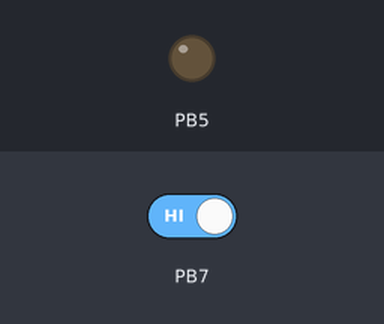
The program below on a simulated ATmega328P, built with avr-gcc and emulated at 2 MHz. Shown: output pins drawn as LEDs (lit = HIGH). The test bench sets the inputs (shaded band); at power-on: PB7 HIGH.

Above: at 1.2 s.
1.3 s: PB7 driven LOW
At 2.5 s:
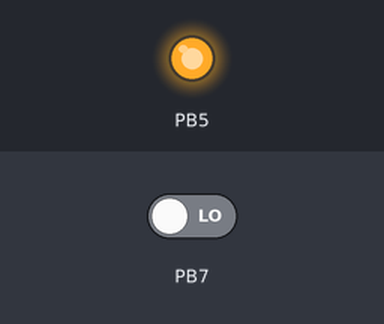
2.8 s: PB7 driven HIGH
At 3.9 s:
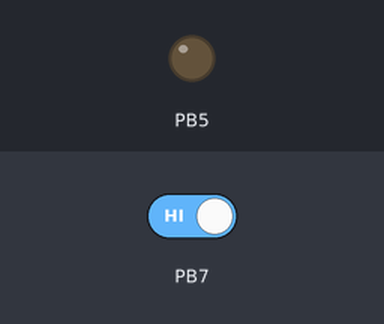
Timing chart, 0 to 5.8 s (numbered marks = the images above; inputs shaded):
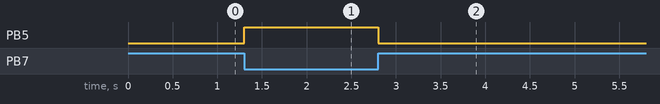

Measured:
- after the input at 1.3 s, PB5: LOW → HIGH at once
- after the input at 2.8 s, PB5: HIGH → LOW at once

The program:

main.c
```c
/*
 * preLab4.c
 *
 * Created: 13/09/2026 1:03:28 pm
 * Author : GGPC
 */


#define F_CPU 2000000UL
#include <avr/io.h>
#include <util/delay.h>

#define DELAY_TIME 500

int main(void)
{
	DDRB |= (1<<5);
	DDRB &= ~(1<<7);
	DDRC = 0x00;
	DDRD = 0x00;

    /* Replace with your application code */
    while (1)
    {
		if ((PINB & (1<<7)) == 0) {
		PORTB |= (1<<5);
	}
	else {
		 PORTB &= ~(1 << 5);
	}

    }
}
```
